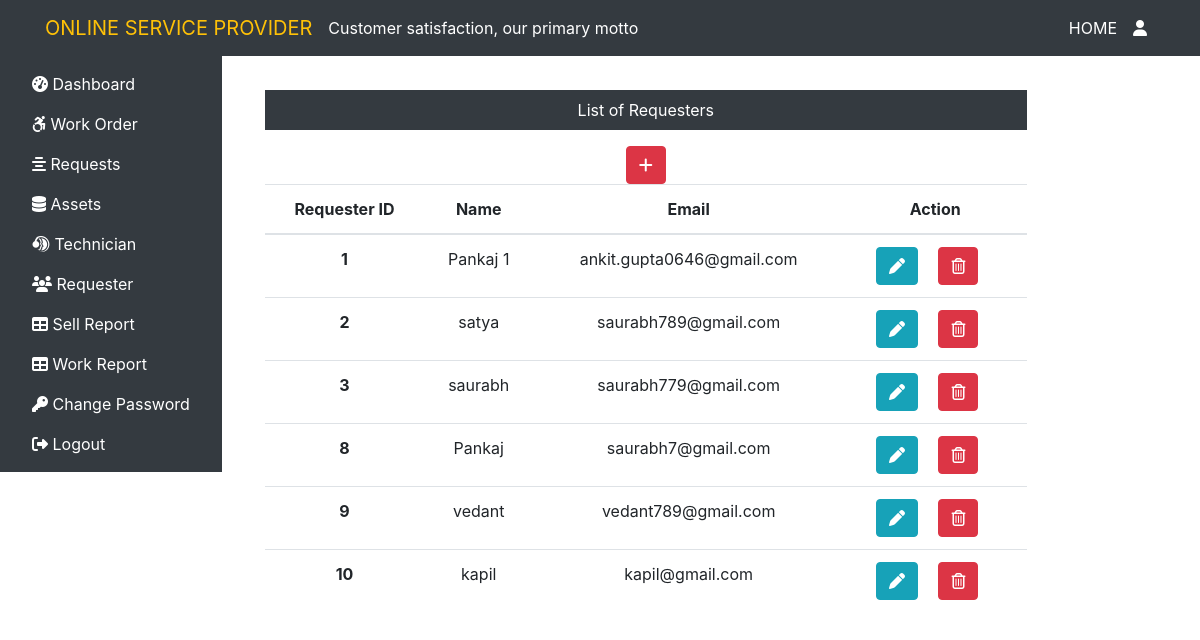
/admin/requester.php, run on the app's committed database.
### tables this page shows
CREATE TABLE `userregistration` (
  `id` int(13) NOT NULL,
  `name` varchar(50) NOT NULL,
  `password` varchar(50) NOT NULL,
  `conpassword` varchar(50) NOT NULL,
  `phone` varchar(13) NOT NULL,
  `email` varchar(50) NOT NULL,
  `userrole` varchar(50) NOT NULL DEFAULT 'subscriber'
);

### admin/requester.php (the view, shortened to what this page needs)
 <?php include "admin_header.php"; ?>
<body>
 <?php include "admin_navigation.php";?>
<div class="margin1">
<div class="col-sm-9 col-md-10 mt-5 text-center">
  <p class=" bg-dark text-white p-2">List of Requesters</p>
  <?php
  $sql = "SELECT * FROM `userregistration`";
  $result = mysqli_query($con,$sql);
  $run = mysqli_num_rows($result);
  if ($run>0) {
    echo '<table class="table">
  <thead>
   <tr>
    <th scope="col">Requester ID</th>
    <th scope="col">Name</th>
    <th scope="col">Email</th>
    <th scope="col">Action</th>
   </tr>
  </thead>
  <tbody>';
  while ($row = mysqli_fetch_assoc($result)) {
     echo '
   <tr>
    <th scope="row">'.$row['id'].'</th>
    <td>'.$row['name'].'</td>
    <td>'.$row['email'].'</td>
    <td>
          <form action="editreq.php" method="POST" class="d-inline">
            <input type="hidden" name="id" value='.$row['id'].'>
            <button type="submit" class="btn btn-info mr-3" name="edit" value="">
              <i class="fas fa-pen">
              </i>
            </button>
          </form>
        <form action="" method="POST" class="d-inline">
          <input type="hidden" name="id" value='.$row['id'].'>
          <button type="submit" class="btn btn-danger mr-3" name="delete" value="delete">
            <i class="far fa-trash-alt"></i>
          </button>
        </form>
     </td>
   </tr>';
 }
   }
  ?>
</div>
</div>
<div class="float-down"><a href="addreq.php" class="btn btn-danger"><i class="fas fa-plus fa-1x"></i></a></div>
</body>
</html>

### admin/style1.css (style rules this page uses)
.margin1 { margin-left: 250px; margin-top: -430px; }

### data on the page
userregistration: id "1", name "Pankaj 1", email "ankit.gupta0646@gmail.com"
userregistration: id "2", name "satya", email "saurabh789@gmail.com"
userregistration: id "3", name "saurabh", email "saurabh779@gmail.com"
userregistration: id "8", name "Pankaj", email "saurabh7@gmail.com"
userregistration: id "9", name "vedant", email "vedant789@gmail.com"
userregistration: id "10", name "kapil", email "kapil@gmail.com"
